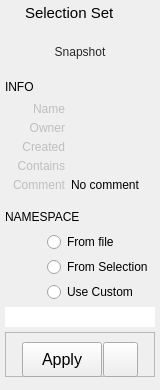
<?xml version="1.0" encoding="UTF-8"?>
<ui version="4.0">
 <class>Form</class>
 <widget class="QWidget" name="Form">
  <property name="geometry">
   <rect>
    <x>0</x>
    <y>0</y>
    <width>160</width>
    <height>390</height>
   </rect>
  </property>
  <property name="sizePolicy">
   <sizepolicy hsizetype="Preferred" vsizetype="Preferred">
    <horstretch>0</horstretch>
    <verstretch>0</verstretch>
   </sizepolicy>
  </property>
  <property name="minimumSize">
   <size>
    <width>160</width>
    <height>390</height>
   </size>
  </property>
  <property name="maximumSize">
   <size>
    <width>300</width>
    <height>16777215</height>
   </size>
  </property>
  <property name="windowTitle">
   <string>Form</string>
  </property>
  <property name="styleSheet">
   <string notr="true"/>
  </property>
  <layout class="QVBoxLayout" name="verticalLayout">
   <property name="spacing">
    <number>5</number>
   </property>
   <property name="leftMargin">
    <number>5</number>
   </property>
   <property name="topMargin">
    <number>2</number>
   </property>
   <property name="rightMargin">
    <number>5</number>
   </property>
   <property name="bottomMargin">
    <number>2</number>
   </property>
   <item>
    <layout class="QHBoxLayout" name="horizontalLayout_18">
     <property name="leftMargin">
      <number>2</number>
     </property>
     <property name="topMargin">
      <number>2</number>
     </property>
     <property name="rightMargin">
      <number>2</number>
     </property>
     <property name="bottomMargin">
      <number>0</number>
     </property>
     <item>
      <widget class="QLabel" name="label_6">
       <property name="maximumSize">
        <size>
         <width>13</width>
         <height>13</height>
        </size>
       </property>
       <property name="text">
        <string/>
       </property>
       <property name="pixmap">
        <pixmap>../images/selectionSet2.png</pixmap>
       </property>
       <property name="scaledContents">
        <bool>true</bool>
       </property>
      </widget>
     </item>
     <item>
      <widget class="QLabel" name="label_2">
       <property name="font">
        <font>
         <family>Arial</family>
         <pointsize>11</pointsize>
         <weight>50</weight>
         <bold>false</bold>
        </font>
       </property>
       <property name="text">
        <string>Selection Set</string>
       </property>
      </widget>
     </item>
    </layout>
   </item>
   <item>
    <layout class="QHBoxLayout" name="horizontalLayout_4">
     <property name="spacing">
      <number>0</number>
     </property>
     <property name="topMargin">
      <number>0</number>
     </property>
     <property name="bottomMargin">
      <number>0</number>
     </property>
     <item>
      <widget class="QLabel" name="label_4">
       <property name="minimumSize">
        <size>
         <width>0</width>
         <height>0</height>
        </size>
       </property>
       <property name="maximumSize">
        <size>
         <width>0</width>
         <height>16777215</height>
        </size>
       </property>
       <property name="text">
        <string/>
       </property>
      </widget>
     </item>
     <item>
      <widget class="QFrame" name="iconFrame_2">
       <property name="sizePolicy">
        <sizepolicy hsizetype="Expanding" vsizetype="Expanding">
         <horstretch>0</horstretch>
         <verstretch>1</verstretch>
        </sizepolicy>
       </property>
       <property name="minimumSize">
        <size>
         <width>50</width>
         <height>50</height>
        </size>
       </property>
       <property name="maximumSize">
        <size>
         <width>150</width>
         <height>150</height>
        </size>
       </property>
       <property name="styleSheet">
        <string notr="true"/>
       </property>
       <property name="frameShape">
        <enum>QFrame::NoFrame</enum>
       </property>
       <property name="frameShadow">
        <enum>QFrame::Plain</enum>
       </property>
       <property name="lineWidth">
        <number>0</number>
       </property>
       <layout class="QVBoxLayout" name="verticalLayout_4">
        <property name="spacing">
         <number>0</number>
        </property>
        <property name="margin">
         <number>0</number>
        </property>
        <item>
         <widget class="QToolButton" name="snapshotButton">
          <property name="enabled">
           <bool>true</bool>
          </property>
          <property name="sizePolicy">
           <sizepolicy hsizetype="Expanding" vsizetype="Expanding">
            <horstretch>0</horstretch>
            <verstretch>1</verstretch>
           </sizepolicy>
          </property>
          <property name="minimumSize">
           <size>
            <width>0</width>
            <height>0</height>
           </size>
          </property>
          <property name="maximumSize">
           <size>
            <width>150</width>
            <height>150</height>
           </size>
          </property>
          <property name="toolTip">
           <string>Take snapshot</string>
          </property>
          <property name="layoutDirection">
           <enum>Qt::LeftToRight</enum>
          </property>
          <property name="styleSheet">
           <string notr="true">color: rgb(40, 40, 40);
border: 1px solid rgb(0, 0, 0, 0);
background-color: rgb(254, 255, 230, 0);</string>
          </property>
          <property name="text">
           <string>Snapshot</string>
          </property>
          <property name="icon">
           <iconset>
            <normaloff>../images/camera.png</normaloff>../images/camera.png</iconset>
          </property>
          <property name="iconSize">
           <size>
            <width>176</width>
            <height>180</height>
           </size>
          </property>
          <property name="popupMode">
           <enum>QToolButton::InstantPopup</enum>
          </property>
          <property name="toolButtonStyle">
           <enum>Qt::ToolButtonIconOnly</enum>
          </property>
          <property name="autoRaise">
           <bool>false</bool>
          </property>
         </widget>
        </item>
       </layout>
      </widget>
     </item>
    </layout>
   </item>
   <item>
    <layout class="QHBoxLayout" name="horizontalLayout_7">
     <property name="topMargin">
      <number>0</number>
     </property>
     <item>
      <widget class="QLabel" name="label_8">
       <property name="minimumSize">
        <size>
         <width>100</width>
         <height>0</height>
        </size>
       </property>
       <property name="maximumSize">
        <size>
         <width>200</width>
         <height>16777215</height>
        </size>
       </property>
       <property name="font">
        <font>
         <family>Arial</family>
         <pointsize>9</pointsize>
         <weight>50</weight>
         <bold>false</bold>
        </font>
       </property>
       <property name="text">
        <string>INFO</string>
       </property>
      </widget>
     </item>
     <item>
      <spacer name="horizontalSpacer_2">
       <property name="orientation">
        <enum>Qt::Horizontal</enum>
       </property>
       <property name="sizeHint" stdset="0">
        <size>
         <width>40</width>
         <height>20</height>
        </size>
       </property>
      </spacer>
     </item>
    </layout>
   </item>
   <item>
    <layout class="QHBoxLayout" name="horizontalLayout">
     <property name="spacing">
      <number>6</number>
     </property>
     <property name="topMargin">
      <number>0</number>
     </property>
     <item>
      <widget class="QLabel" name="label">
       <property name="enabled">
        <bool>false</bool>
       </property>
       <property name="sizePolicy">
        <sizepolicy hsizetype="Fixed" vsizetype="Preferred">
         <horstretch>0</horstretch>
         <verstretch>0</verstretch>
        </sizepolicy>
       </property>
       <property name="minimumSize">
        <size>
         <width>60</width>
         <height>0</height>
        </size>
       </property>
       <property name="maximumSize">
        <size>
         <width>60</width>
         <height>16777215</height>
        </size>
       </property>
       <property name="text">
        <string>Name</string>
       </property>
       <property name="alignment">
        <set>Qt::AlignRight|Qt::AlignTrailing|Qt::AlignVCenter</set>
       </property>
      </widget>
     </item>
     <item>
      <widget class="QLabel" name="name">
       <property name="enabled">
        <bool>true</bool>
       </property>
       <property name="sizePolicy">
        <sizepolicy hsizetype="Ignored" vsizetype="Preferred">
         <horstretch>0</horstretch>
         <verstretch>0</verstretch>
        </sizepolicy>
       </property>
       <property name="text">
        <string/>
       </property>
      </widget>
     </item>
    </layout>
   </item>
   <item>
    <layout class="QHBoxLayout" name="horizontalLayout_9">
     <property name="spacing">
      <number>6</number>
     </property>
     <property name="topMargin">
      <number>0</number>
     </property>
     <item>
      <widget class="QLabel" name="label_13">
       <property name="enabled">
        <bool>false</bool>
       </property>
       <property name="sizePolicy">
        <sizepolicy hsizetype="Fixed" vsizetype="Expanding">
         <horstretch>0</horstretch>
         <verstretch>0</verstretch>
        </sizepolicy>
       </property>
       <property name="minimumSize">
        <size>
         <width>60</width>
         <height>0</height>
        </size>
       </property>
       <property name="maximumSize">
        <size>
         <width>60</width>
         <height>500</height>
        </size>
       </property>
       <property name="text">
        <string>Owner</string>
       </property>
       <property name="alignment">
        <set>Qt::AlignRight|Qt::AlignTop|Qt::AlignTrailing</set>
       </property>
      </widget>
     </item>
     <item>
      <widget class="QLabel" name="owner">
       <property name="enabled">
        <bool>true</bool>
       </property>
       <property name="sizePolicy">
        <sizepolicy hsizetype="Ignored" vsizetype="Expanding">
         <horstretch>0</horstretch>
         <verstretch>0</verstretch>
        </sizepolicy>
       </property>
       <property name="minimumSize">
        <size>
         <width>0</width>
         <height>0</height>
        </size>
       </property>
       <property name="maximumSize">
        <size>
         <width>16777215</width>
         <height>16777215</height>
        </size>
       </property>
       <property name="styleSheet">
        <string notr="true"/>
       </property>
       <property name="text">
        <string/>
       </property>
       <property name="alignment">
        <set>Qt::AlignLeading|Qt::AlignLeft|Qt::AlignTop</set>
       </property>
       <property name="wordWrap">
        <bool>true</bool>
       </property>
      </widget>
     </item>
    </layout>
   </item>
   <item>
    <layout class="QHBoxLayout" name="horizontalLayout_11">
     <property name="spacing">
      <number>6</number>
     </property>
     <property name="topMargin">
      <number>0</number>
     </property>
     <item>
      <widget class="QLabel" name="label_14">
       <property name="enabled">
        <bool>false</bool>
       </property>
       <property name="sizePolicy">
        <sizepolicy hsizetype="Fixed" vsizetype="Expanding">
         <horstretch>0</horstretch>
         <verstretch>0</verstretch>
        </sizepolicy>
       </property>
       <property name="minimumSize">
        <size>
         <width>60</width>
         <height>0</height>
        </size>
       </property>
       <property name="maximumSize">
        <size>
         <width>60</width>
         <height>500</height>
        </size>
       </property>
       <property name="text">
        <string>Created</string>
       </property>
       <property name="alignment">
        <set>Qt::AlignRight|Qt::AlignTop|Qt::AlignTrailing</set>
       </property>
      </widget>
     </item>
     <item>
      <widget class="QLabel" name="created">
       <property name="enabled">
        <bool>true</bool>
       </property>
       <property name="sizePolicy">
        <sizepolicy hsizetype="Expanding" vsizetype="Expanding">
         <horstretch>0</horstretch>
         <verstretch>0</verstretch>
        </sizepolicy>
       </property>
       <property name="minimumSize">
        <size>
         <width>0</width>
         <height>0</height>
        </size>
       </property>
       <property name="maximumSize">
        <size>
         <width>16777215</width>
         <height>16777215</height>
        </size>
       </property>
       <property name="styleSheet">
        <string notr="true"/>
       </property>
       <property name="text">
        <string/>
       </property>
       <property name="alignment">
        <set>Qt::AlignLeading|Qt::AlignLeft|Qt::AlignTop</set>
       </property>
       <property name="wordWrap">
        <bool>true</bool>
       </property>
      </widget>
     </item>
    </layout>
   </item>
   <item>
    <layout class="QHBoxLayout" name="horizontalLayout_15">
     <property name="spacing">
      <number>6</number>
     </property>
     <property name="topMargin">
      <number>0</number>
     </property>
     <property name="bottomMargin">
      <number>0</number>
     </property>
     <item>
      <widget class="QLabel" name="label_15">
       <property name="enabled">
        <bool>false</bool>
       </property>
       <property name="sizePolicy">
        <sizepolicy hsizetype="Fixed" vsizetype="Expanding">
         <horstretch>0</horstretch>
         <verstretch>0</verstretch>
        </sizepolicy>
       </property>
       <property name="minimumSize">
        <size>
         <width>60</width>
         <height>0</height>
        </size>
       </property>
       <property name="maximumSize">
        <size>
         <width>60</width>
         <height>500</height>
        </size>
       </property>
       <property name="text">
        <string>Contains</string>
       </property>
       <property name="alignment">
        <set>Qt::AlignRight|Qt::AlignTop|Qt::AlignTrailing</set>
       </property>
      </widget>
     </item>
     <item>
      <widget class="QLabel" name="contains">
       <property name="enabled">
        <bool>true</bool>
       </property>
       <property name="sizePolicy">
        <sizepolicy hsizetype="Expanding" vsizetype="MinimumExpanding">
         <horstretch>0</horstretch>
         <verstretch>0</verstretch>
        </sizepolicy>
       </property>
       <property name="minimumSize">
        <size>
         <width>0</width>
         <height>0</height>
        </size>
       </property>
       <property name="maximumSize">
        <size>
         <width>16777215</width>
         <height>16777215</height>
        </size>
       </property>
       <property name="styleSheet">
        <string notr="true"/>
       </property>
       <property name="text">
        <string/>
       </property>
       <property name="alignment">
        <set>Qt::AlignLeading|Qt::AlignLeft|Qt::AlignTop</set>
       </property>
       <property name="wordWrap">
        <bool>true</bool>
       </property>
      </widget>
     </item>
    </layout>
   </item>
   <item>
    <layout class="QHBoxLayout" name="horizontalLayout_19">
     <property name="spacing">
      <number>6</number>
     </property>
     <property name="topMargin">
      <number>0</number>
     </property>
     <property name="bottomMargin">
      <number>5</number>
     </property>
     <item>
      <widget class="QLabel" name="label_11">
       <property name="enabled">
        <bool>false</bool>
       </property>
       <property name="sizePolicy">
        <sizepolicy hsizetype="Fixed" vsizetype="Expanding">
         <horstretch>0</horstretch>
         <verstretch>0</verstretch>
        </sizepolicy>
       </property>
       <property name="minimumSize">
        <size>
         <width>60</width>
         <height>0</height>
        </size>
       </property>
       <property name="maximumSize">
        <size>
         <width>60</width>
         <height>500</height>
        </size>
       </property>
       <property name="text">
        <string>Comment</string>
       </property>
       <property name="alignment">
        <set>Qt::AlignRight|Qt::AlignTop|Qt::AlignTrailing</set>
       </property>
      </widget>
     </item>
     <item>
      <widget class="QLabel" name="comment">
       <property name="enabled">
        <bool>true</bool>
       </property>
       <property name="sizePolicy">
        <sizepolicy hsizetype="Ignored" vsizetype="MinimumExpanding">
         <horstretch>0</horstretch>
         <verstretch>0</verstretch>
        </sizepolicy>
       </property>
       <property name="minimumSize">
        <size>
         <width>0</width>
         <height>0</height>
        </size>
       </property>
       <property name="maximumSize">
        <size>
         <width>16777215</width>
         <height>16777215</height>
        </size>
       </property>
       <property name="styleSheet">
        <string notr="true"/>
       </property>
       <property name="text">
        <string>No comment</string>
       </property>
       <property name="alignment">
        <set>Qt::AlignLeading|Qt::AlignLeft|Qt::AlignTop</set>
       </property>
       <property name="wordWrap">
        <bool>true</bool>
       </property>
       <property name="textInteractionFlags">
        <set>Qt::LinksAccessibleByMouse|Qt::TextSelectableByMouse</set>
       </property>
      </widget>
     </item>
    </layout>
   </item>
   <item>
    <layout class="QHBoxLayout" name="horizontalLayout_20">
     <property name="topMargin">
      <number>5</number>
     </property>
     <item>
      <widget class="QLabel" name="label_5">
       <property name="minimumSize">
        <size>
         <width>100</width>
         <height>0</height>
        </size>
       </property>
       <property name="maximumSize">
        <size>
         <width>100</width>
         <height>16777215</height>
        </size>
       </property>
       <property name="font">
        <font>
         <family>Arial</family>
         <pointsize>9</pointsize>
         <weight>50</weight>
         <bold>false</bold>
        </font>
       </property>
       <property name="text">
        <string>NAMESPACE</string>
       </property>
      </widget>
     </item>
     <item>
      <spacer name="horizontalSpacer_5">
       <property name="orientation">
        <enum>Qt::Horizontal</enum>
       </property>
       <property name="sizeHint" stdset="0">
        <size>
         <width>40</width>
         <height>20</height>
        </size>
       </property>
      </spacer>
     </item>
    </layout>
   </item>
   <item>
    <layout class="QHBoxLayout" name="horizontalLayout_5">
     <property name="spacing">
      <number>2</number>
     </property>
     <property name="leftMargin">
      <number>0</number>
     </property>
     <property name="topMargin">
      <number>0</number>
     </property>
     <item>
      <widget class="QLabel" name="label_16">
       <property name="minimumSize">
        <size>
         <width>40</width>
         <height>0</height>
        </size>
       </property>
       <property name="maximumSize">
        <size>
         <width>40</width>
         <height>16777215</height>
        </size>
       </property>
       <property name="layoutDirection">
        <enum>Qt::LeftToRight</enum>
       </property>
       <property name="text">
        <string/>
       </property>
       <property name="alignment">
        <set>Qt::AlignRight|Qt::AlignTrailing|Qt::AlignVCenter</set>
       </property>
      </widget>
     </item>
     <item>
      <widget class="QRadioButton" name="usePoseNamespace">
       <property name="text">
        <string>From file</string>
       </property>
      </widget>
     </item>
    </layout>
   </item>
   <item>
    <layout class="QHBoxLayout" name="horizontalLayout_10">
     <property name="spacing">
      <number>2</number>
     </property>
     <property name="leftMargin">
      <number>0</number>
     </property>
     <property name="topMargin">
      <number>0</number>
     </property>
     <item>
      <widget class="QLabel" name="label_17">
       <property name="minimumSize">
        <size>
         <width>40</width>
         <height>0</height>
        </size>
       </property>
       <property name="maximumSize">
        <size>
         <width>40</width>
         <height>16777215</height>
        </size>
       </property>
       <property name="layoutDirection">
        <enum>Qt::LeftToRight</enum>
       </property>
       <property name="text">
        <string/>
       </property>
       <property name="alignment">
        <set>Qt::AlignRight|Qt::AlignTrailing|Qt::AlignVCenter</set>
       </property>
      </widget>
     </item>
     <item>
      <widget class="QRadioButton" name="useSelectionNamespace">
       <property name="text">
        <string>From Selection</string>
       </property>
      </widget>
     </item>
    </layout>
   </item>
   <item>
    <layout class="QHBoxLayout" name="horizontalLayout_12">
     <property name="spacing">
      <number>2</number>
     </property>
     <property name="leftMargin">
      <number>0</number>
     </property>
     <property name="topMargin">
      <number>0</number>
     </property>
     <item>
      <widget class="QLabel" name="label_19">
       <property name="minimumSize">
        <size>
         <width>40</width>
         <height>0</height>
        </size>
       </property>
       <property name="maximumSize">
        <size>
         <width>40</width>
         <height>16777215</height>
        </size>
       </property>
       <property name="layoutDirection">
        <enum>Qt::LeftToRight</enum>
       </property>
       <property name="text">
        <string/>
       </property>
       <property name="alignment">
        <set>Qt::AlignRight|Qt::AlignTrailing|Qt::AlignVCenter</set>
       </property>
      </widget>
     </item>
     <item>
      <widget class="QRadioButton" name="useCustomNamespace">
       <property name="text">
        <string>Use Custom</string>
       </property>
      </widget>
     </item>
    </layout>
   </item>
   <item>
    <layout class="QHBoxLayout" name="horizontalLayout_3">
     <property name="leftMargin">
      <number>0</number>
     </property>
     <property name="topMargin">
      <number>0</number>
     </property>
     <property name="rightMargin">
      <number>0</number>
     </property>
     <item>
      <widget class="QLineEdit" name="namespaceEdit">
       <property name="minimumSize">
        <size>
         <width>0</width>
         <height>0</height>
        </size>
       </property>
       <property name="frame">
        <bool>false</bool>
       </property>
      </widget>
     </item>
    </layout>
   </item>
   <item>
    <widget class="QFrame" name="previewButtons">
     <property name="frameShape">
      <enum>QFrame::StyledPanel</enum>
     </property>
     <property name="frameShadow">
      <enum>QFrame::Raised</enum>
     </property>
     <layout class="QHBoxLayout" name="horizontalLayout_6">
      <property name="spacing">
       <number>1</number>
      </property>
      <item>
       <spacer name="horizontalSpacer_3">
        <property name="orientation">
         <enum>Qt::Horizontal</enum>
        </property>
        <property name="sizeHint" stdset="0">
         <size>
          <width>40</width>
          <height>20</height>
         </size>
        </property>
       </spacer>
      </item>
      <item>
       <widget class="QPushButton" name="acceptButton">
        <property name="sizePolicy">
         <sizepolicy hsizetype="Preferred" vsizetype="Fixed">
          <horstretch>0</horstretch>
          <verstretch>0</verstretch>
         </sizepolicy>
        </property>
        <property name="minimumSize">
         <size>
          <width>80</width>
          <height>35</height>
         </size>
        </property>
        <property name="maximumSize">
         <size>
          <width>125</width>
          <height>35</height>
         </size>
        </property>
        <property name="font">
         <font>
          <family>Arial</family>
          <pointsize>12</pointsize>
          <weight>50</weight>
          <bold>false</bold>
         </font>
        </property>
        <property name="toolTip">
         <string/>
        </property>
        <property name="styleSheet">
         <string notr="true"/>
        </property>
        <property name="text">
         <string>Apply</string>
        </property>
       </widget>
      </item>
      <item>
       <widget class="QPushButton" name="selectionSetButton">
        <property name="minimumSize">
         <size>
          <width>0</width>
          <height>35</height>
         </size>
        </property>
        <property name="maximumSize">
         <size>
          <width>35</width>
          <height>16777215</height>
         </size>
        </property>
        <property name="text">
         <string/>
        </property>
        <property name="icon">
         <iconset>
          <normaloff>../images/selectionSet2.png</normaloff>../images/selectionSet2.png</iconset>
        </property>
        <property name="iconSize">
         <size>
          <width>25</width>
          <height>25</height>
         </size>
        </property>
       </widget>
      </item>
      <item>
       <spacer name="horizontalSpacer_4">
        <property name="orientation">
         <enum>Qt::Horizontal</enum>
        </property>
        <property name="sizeHint" stdset="0">
         <size>
          <width>40</width>
          <height>20</height>
         </size>
        </property>
       </spacer>
      </item>
     </layout>
    </widget>
   </item>
   <item>
    <widget class="QFrame" name="frame">
     <property name="sizePolicy">
      <sizepolicy hsizetype="Preferred" vsizetype="Expanding">
       <horstretch>0</horstretch>
       <verstretch>2</verstretch>
      </sizepolicy>
     </property>
     <property name="frameShape">
      <enum>QFrame::StyledPanel</enum>
     </property>
     <property name="frameShadow">
      <enum>QFrame::Raised</enum>
     </property>
    </widget>
   </item>
   <item>
    <widget class="QLabel" name="label_18">
     <property name="maximumSize">
      <size>
       <width>16777215</width>
       <height>0</height>
      </size>
     </property>
     <property name="text">
      <string/>
     </property>
    </widget>
   </item>
  </layout>
 </widget>
 <resources/>
 <connections/>
 <slots>
  <slot>snapshot()</slot>
  <slot>apply()</slot>
  <slot>edit()</slot>
  <slot>showContextMenu()</slot>
 </slots>
</ui>
